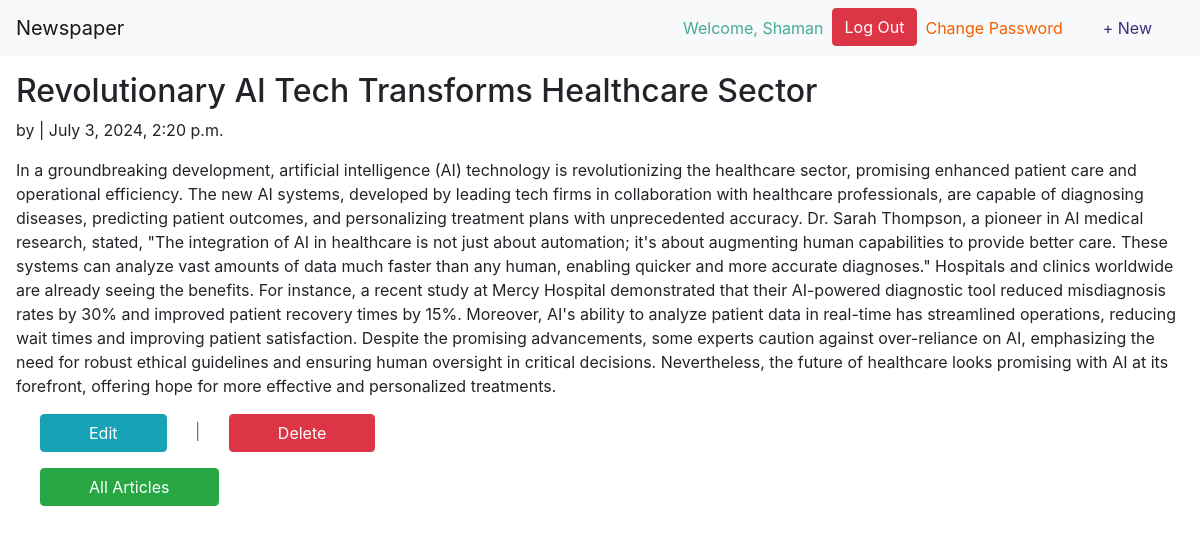
Page /articles/1/ (signed in) on the committed database.
### users/models.py (models this page shows)
class CustomUser(AbstractUser):
    age= models.PositiveIntegerField(null=True, blank=True)

### articles/models.py (models this page shows, shortened)
class Article(models.Model):
    title = models.CharField(max_length=255)
    body = models.TextField()
    date = models.DateTimeField(auto_now_add=True)
    author = models.ForeignKey(
        get_user_model(),
        on_delete=models.CASCADE
    )

### articles/views.py (the view)
# urls.py: path('<int:pk>/', ArticleDetailView.as_view(), name="article_detail"),
class ArticleDetailView(LoginRequiredMixin, DetailView):
    model = Article
    template_name = 'article_detail.html'
    login_url = 'login'

### templates/article_detail.html (shortened to what this page needs)
{%  extends 'base.html' %}
{% block content %}
    <div class="article-entry">
        <h2>{{ object.title }}</h2>
        <p>by {{ object.auhtor }} | {{ object.date }} </p>
        <p> {{ object.body }} </p>
    </div>
    <p>
        <a class="btn btn-info mx-4 px-5" href="{% url "article_edit" article.pk %}">Edit</a> <span style="color: #5A72A0;">|</span> <a class="btn btn-danger mx-4 px-5" href="{% url "article_delete" article.pk%}">Delete</a>
    </p>
    <p><a class="btn btn-success mx-4 px-5" href="{% url "article_list" %}">All Articles</a></p>
{% endblock content %}

### templates/base.html (shortened to what this page needs)
<!DOCTYPE html>
<html lang="en">
  <head>
    <link
      href="https://stackpath.bootstrapcdn.com/bootstrap/4.5.2/css/bootstrap.min.css"
      rel="stylesheet"
    />
  </head>
  <body>
    <nav class="navbar navbar-expand-lg navbar-light bg-light">
      <a class="navbar-brand" href="{% url "home" %}">Newspaper</a>
      <div class="collapse navbar-collapse" id="navbarNav">
          <ul class="navbar-nav ml-auto">
              {% if user.is_authenticated %}
                  <li class="nav-item">
                      <a class="nav-link" href="#" style="color: #43AB92">Welcome, {{ user.username }}</a>
                  </li>
                  <li class="nav-item">
                    <form action="{% url 'logout' %}" method="post">
                      <button class="btn btn-danger" type="submit">Log Out</button>
                    </form>
                  </li>
                  <li class="nav-item">
                      <a class="nav-link" href="{% url 'password_change' %}" style="color: #F75F00" >Change Password</a>
                  </li>
              {% endif %}
              {% if user.is_authenticated %}
                <li class="nav-item">
                  <a class="nav-link mx-4" href="{% url "article_new" %}" style="color: #402E7A">+ New</a>
                </li>
              {% endif %}
          </ul>
      </div>
  </nav>
  <div class="m-3">
    {% block content %} {% endblock %}
  </div>
  </body>
</html>

### rows in the picture
CustomUser: username "Shaman"
Article: title "Revolutionary AI Tech Transforms Healthcare Sector", date "July 3, 2024, 2:20 p.m.", body "In a groundbreaking development, artificial intelligence (AI) technology is revolutionizing the healthcare sector, promising enhanced patient care and operational efficiency. The new AI systems, developed by leading tech firms in collaboration with healthcare professionals, are capable of diagnosing diseases, predicting patient outcomes, and personalizing treatment plans with unprecedented accuracy. Dr. Sarah Thompson, a pioneer in AI medical research, stated, \"The integration of AI in healthcare is not just about automation; it's about augmenting human capabilities to provide better care. These systems can analyze vast amounts of data much faster than any human, enabling quicker and more…"
